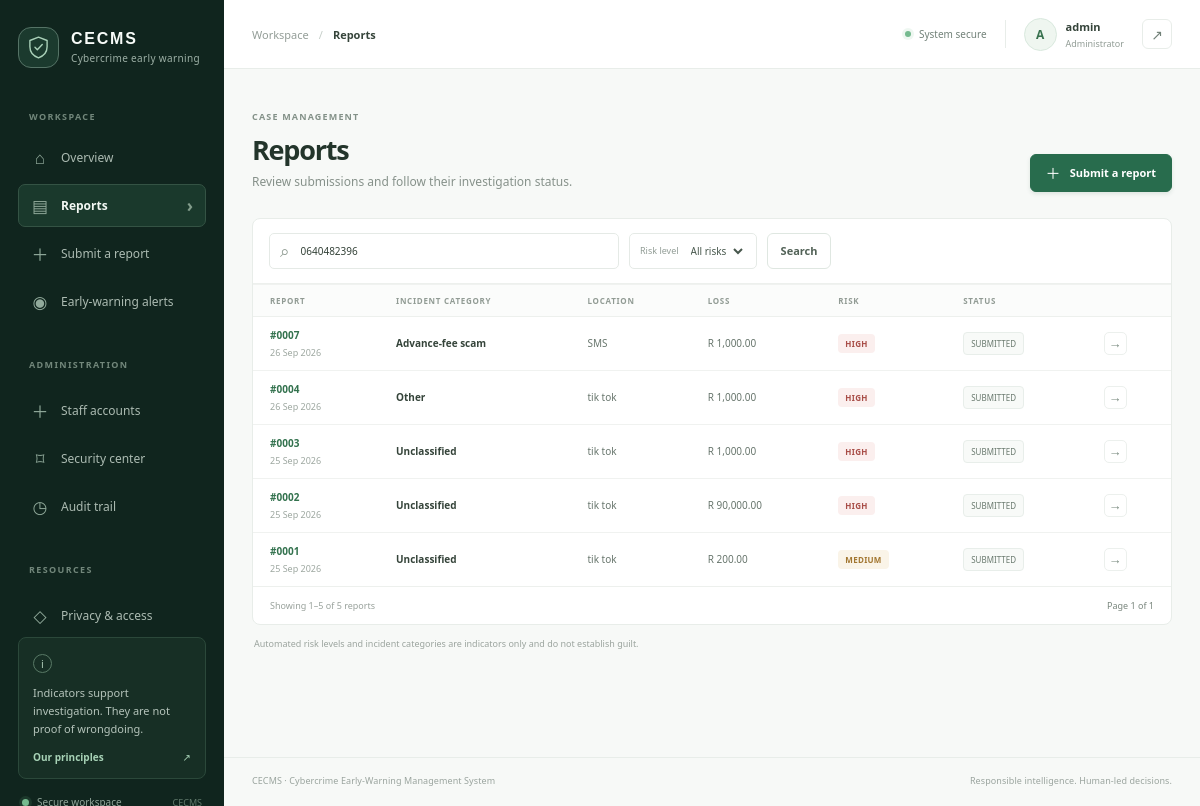
The app's page /reports?q=0640482396 (signed in) with its own data.
### tables this page shows
CREATE TABLE reports (
            id INTEGER PRIMARY KEY AUTOINCREMENT,
            victim_name TEXT NOT NULL,
            platform TEXT NOT NULL,
            business_name TEXT,
            whatsapp_number TEXT,
            product TEXT NOT NULL,
            description TEXT NOT NULL,
            amount_lost REAL,
            risk_level TEXT,
            status TEXT,
            created_at TEXT
        , contact TEXT, scam_type TEXT NOT NULL DEFAULT 'Unclassified', banking_involved INTEGER NOT NULL DEFAULT 0, account_compromised INTEGER NOT NULL DEFAULT 0, personal_info_exposed INTEGER NOT NULL DEFAULT 0, created_by TEXT NOT NULL DEFAULT 'legacy');

### webapp.py (the view)
@app.route("/reports")
@unlocked_required
def reports():
    connection = connect_database()
    clauses = []
    values = []
    if not security.is_reviewer(current_user()):
        clauses.append("created_by = ?")
        values.append(current_user()["username"])
    risk = request.args.get("risk", "").upper()
    if risk in ("HIGH", "MEDIUM", "LOW"):
        clauses.append("risk_level = ?")
        values.append(risk)
    search = request.args.get("q", "").strip()
    if search:
        searchable_fields = ["platform LIKE ?", "product LIKE ?", "scam_type LIKE ?"]
        if security.is_reviewer(current_user()):
            searchable_fields.append("contact LIKE ?")
        clauses.append("(" + " OR ".join(searchable_fields) + ")")
        values.extend([f"%{search}%"] * len(searchable_fields))
    where = " WHERE " + " AND ".join(clauses) if clauses else ""
    page = max(1, request.args.get("page", 1, type=int))
    page_size = 20
    try:
        total = connection.execute(
            "SELECT COUNT(*) FROM reports" + where, values
        ).fetchone()[0]
        page_count = max(1, (total + page_size - 1) // page_size)
        page = min(page, page_count)
        rows = connection.execute("""
            SELECT id, victim_name, platform, business_name, contact, product,
                description, amount_lost, risk_level, status, created_at,
                scam_type, created_by
            FROM reports
        """ + where + " ORDER BY id DESC LIMIT ? OFFSET ?", (
            *values, page_size, (page - 1) * page_size
        )).fetchall()
    finally:
        connection.close()
    return render_template(
        "reports.html", reports=rows, page=page, page_count=page_count,
        total=total, risk=risk, search=search
    )

### security.py (called while the page is built)
def system_lock_status(database_path):
    connection = sqlite3.connect(database_path)
    try:
        row = connection.execute("""
            SELECT is_locked, locked_by, locked_at, lock_reason
            FROM system_control WHERE state_id = 1
        """).fetchone()
        return row if row else (False, None, None, "")
    finally:
        connection.close()

def is_reviewer(user):
    return bool(user) and user.get("role") in ("Administrator", "Investigator", "Reviewer")

def is_administrator(user):
    return bool(user) and user.get("role") == "Administrator"

### webapp.py (called while the page is built)
def connect_database():
    connection = sqlite3.connect(DATABASE, timeout=15)
    connection.row_factory = sqlite3.Row
    return connection

def current_user():
    return session.get("user")

def unlocked_required(view):
    @wraps(view)
    def wrapped(*args, **kwargs):
        if not current_user():
            return redirect(url_for("login"))
        if security.system_lock_status(DATABASE)[0] and not security.is_administrator(current_user()):
            flash("The system is locked. Case access is temporarily unavailable.", "error")
            return redirect(url_for("privacy"))
        return view(*args, **kwargs)
    return wrapped

@app.before_request
def protect_posts():
    if request.method == "POST":
        submitted = request.form.get("csrf_token", "")
        expected = session.get("csrf_token", "")
        if not expected or not secrets.compare_digest(submitted, expected):
            abort(400, "Your session token is invalid. Refresh the page and try again.")

@app.context_processor
def template_context():
    if "csrf_token" not in session:
        session["csrf_token"] = secrets.token_urlsafe(32)
    return {
        "current_user": current_user(),
        "is_reviewer": security.is_reviewer(current_user()),
        "is_admin": security.is_administrator(current_user()),
        "system_locked": security.system_lock_status(DATABASE)[0],
        "csrf_token": session["csrf_token"],
    }

@app.template_filter("money")
def money(value):
    return f"R {float(value or 0):,.2f}"

@app.template_filter("date_short")
def date_short(value):
    if not value:
        return "—"
    try:
        return datetime.strptime(value, "%Y-%m-%d %H:%M:%S").strftime("%d %b %Y")
    except ValueError:
        return value

### templates/reports.html (shortened to what this page needs)
{% extends "layout.html" %}
{% block breadcrumb %}Reports{% endblock %}
{% block content %}
  <div class="page-heading">
    <div><span class="eyebrow">CASE MANAGEMENT</span><h1>Reports</h1><p>Review submissions and follow their investigation status.</p></div>
    <a class="button button-primary" href="{{ url_for('new_report') }}"><span class="button-plus">＋</span> Submit a report</a>
  </div>
  <section class="panel reports-panel">
    <form class="filter-bar" method="get" action="{{ url_for('reports') }}">
      <label class="search-field"><span aria-hidden="true">⌕</span><input type="search" name="q" value="{{ search }}" placeholder="Search location, product or category" aria-label="Search reports"></label>
      <label class="filter-select"><span>Risk level</span><select name="risk" onchange="this.form.submit()"><option value="">All risks</option></select></label>
      <button class="button button-secondary filter-submit" type="submit">Search</button>
    </form>
    {% if reports %}
    <div class="table-wrap"><table class="data-table report-list-table"><thead><tr><th>REPORT</th><th>INCIDENT CATEGORY</th><th>LOCATION</th>{% if is_reviewer %}<th>LOSS</th>{% endif %}<th>RISK</th><th>STATUS</th><th></th></tr></thead><tbody>
    {% for report in reports %}<tr><td><a class="report-id" href="{{ url_for('report_detail', report_id=report.id) }}">#{{ '%04d'|format(report.id) }}</a><small class="cell-sub">{{ report.created_at|date_short }}</small></td><td><strong>{{ report.scam_type or 'Unclassified' }}</strong></td><td>{{ report.platform }}</td>{% if is_reviewer %}<td>{{ report.amount_lost|money }}</td>{% endif %}<td><span class="risk-badge risk-badge-{{ (report.risk_level or 'low')|lower }}">{{ report.risk_level or 'LOW' }}</span></td><td><span class="status-badge">{{ report.status }}</span></td><td><a class="row-arrow" href="{{ url_for('report_detail', report_id=report.id) }}" aria-label="Open report">→</a></td></tr>{% endfor %}
    </tbody></table></div>
    <div class="table-footer"><span>Showing {{ (page - 1) * 20 + 1 }}–{{ [page * 20, total]|min }} of {{ total }} reports</span><div class="pagination"><span>Page {{ page }} of {{ page_count }}</span></div></div>
    {% endif %}
  </section>
  <p class="page-disclaimer">Automated risk levels and incident categories are indicators only and do not establish guilt.</p>
{% endblock %}

### records on screen
reports: id "0007", created_at "26 Sep 2026", scam_type "Advance-fee scam", platform "SMS", amount_lost "R 1,000.00", risk_level "HIGH", status "SUBMITTED"
reports: id "0004", created_at "26 Sep 2026", scam_type "Other", platform "tik tok", amount_lost "R 1,000.00", risk_level "HIGH", status "SUBMITTED"
reports: id "0003", created_at "25 Sep 2026", scam_type "Unclassified", platform "tik tok", amount_lost "R 1,000.00", risk_level "HIGH", status "SUBMITTED"
reports: id "0002", created_at "25 Sep 2026", scam_type "Unclassified", platform "tik tok", amount_lost "R 90,000.00", risk_level "HIGH", status "SUBMITTED"
reports: id "0001", created_at "25 Sep 2026", scam_type "Unclassified", platform "tik tok", amount_lost "R 200.00", risk_level "MEDIUM", status "SUBMITTED"

### other values on screen
{{ current_user.username[:1]|upper }} "A"
{{ current_user.username }} "admin"
{{ current_user.role }} "Administrator"
{{ (page - 1) * 20 + 1 }} "1"
{{ [page * 20, total]|min }} "5"
{{ total }} "5"
{{ page }} "1"
{{ page_count }} "1"
